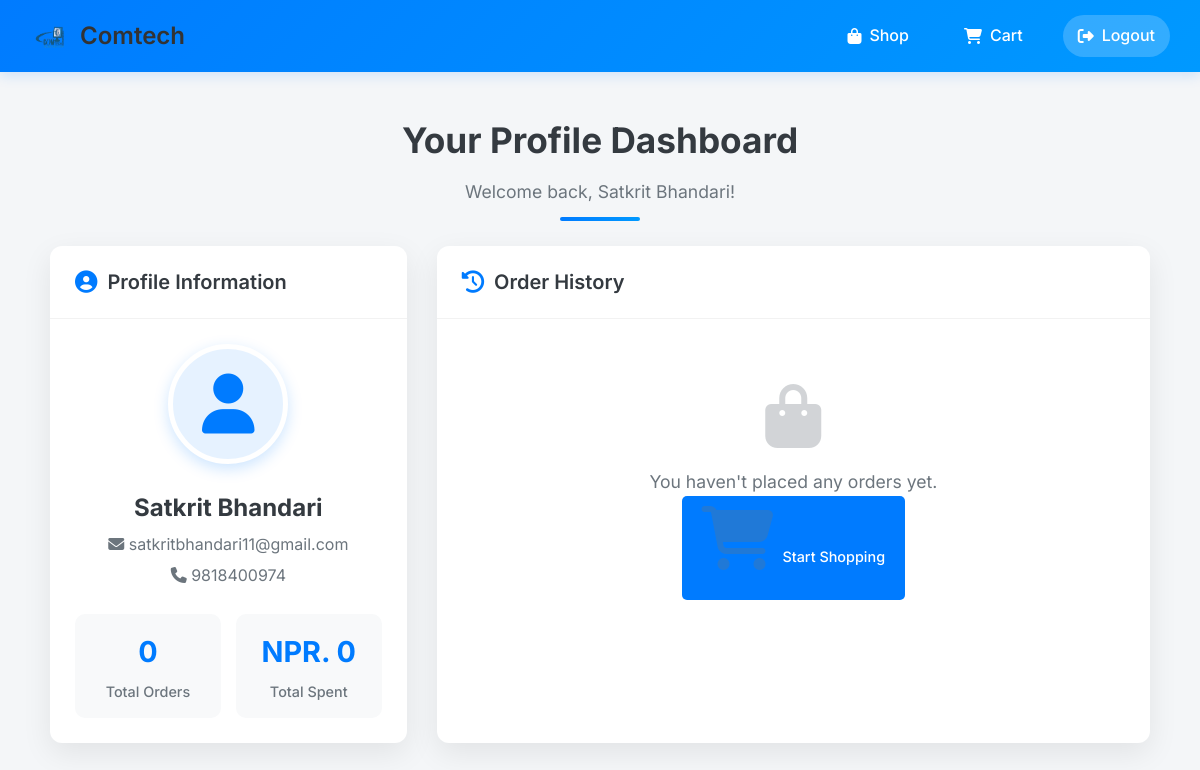
Page /database/profile.php (signed in) on the earlier database version.
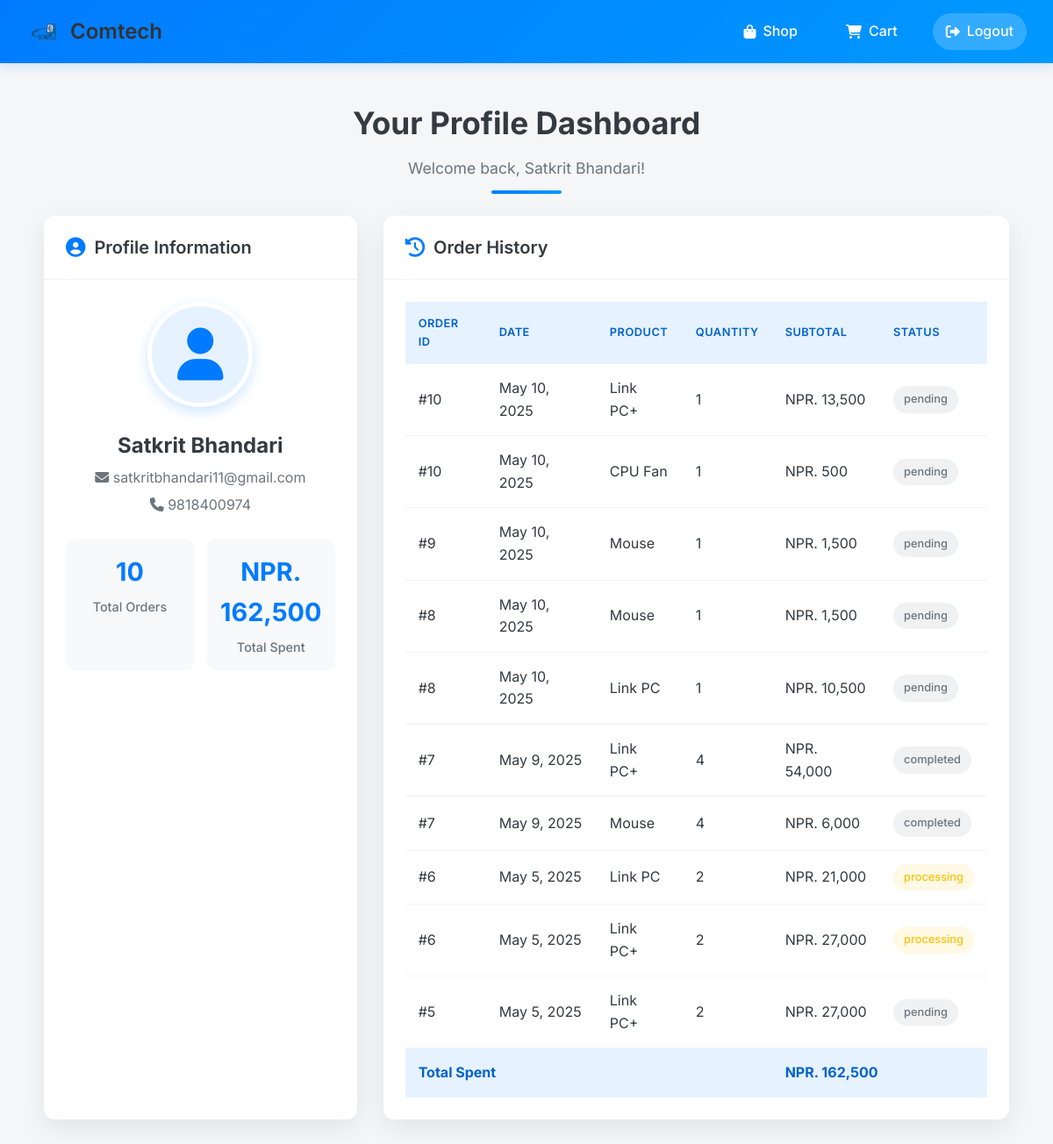
Same page on the later database version.
### tables this page shows
CREATE TABLE `users` (
  `id` int(11) NOT NULL,
  `role_id` int(11) DEFAULT 1,
  `Name` varchar(100) NOT NULL,
  `Email` varchar(100) NOT NULL,
  `Phone` varchar(200) NOT NULL,
  `address` text DEFAULT NULL,
  `bio` text DEFAULT NULL,
  `profile_image` varchar(255) DEFAULT NULL,
  `last_login` datetime DEFAULT NULL,
  `password` varchar(255) NOT NULL,
  `created_at` timestamp NOT NULL DEFAULT current_timestamp(),
  `updated_at` timestamp NOT NULL DEFAULT current_timestamp() ON UPDATE current_timestamp()
);

CREATE TABLE `order_items` (
  `id` int(11) NOT NULL,
  `order_id` int(11) NOT NULL,
  `product_id` int(11) NOT NULL,
  `quantity` int(11) NOT NULL,
  `price` decimal(10,2) NOT NULL,
  `subtotal` decimal(10,2) GENERATED ALWAYS AS (`quantity` * `price`) STORED
);

CREATE TABLE `orders` (
  `id` int(11) NOT NULL,
  `user_id` int(11) NOT NULL,
  `name` varchar(100) NOT NULL,
  `number` varchar(15) NOT NULL,
  `email` varchar(100) NOT NULL,
  `method` varchar(50) NOT NULL,
  `address` text NOT NULL,
  `total_products` text NOT NULL,
  `total_price` int(11) NOT NULL,
  `status` enum('pending','processing','completed','cancelled') DEFAULT 'pending',
  `created_at` timestamp NOT NULL DEFAULT current_timestamp()
);

CREATE TABLE `products` (
  `id` int(11) NOT NULL,
  `name` varchar(255) NOT NULL,
  `description` text DEFAULT NULL,
  `price` int(11) NOT NULL,
  `stock` int(11) NOT NULL,
  `image` varchar(255) NOT NULL,
  `category_id` int(11) NOT NULL,
  `created_at` timestamp NOT NULL DEFAULT current_timestamp()
);

### database/profile.php (the view, shortened to what this page needs)
<?php
$conn = new mysqli("localhost", "root", "", "comtech");
$user_id = $_SESSION['user_id'];
$stmt = $conn->prepare("SELECT name, email, phone FROM users WHERE id = ?");
$stmt->bind_param("i", $user_id);
$stmt->execute();
$stmt->bind_result($name, $email, $phone);
$stmt = $conn->prepare("
    SELECT orders.id AS order_id, orders.created_at AS order_date, orders.status,
           products.name AS product_name, order_items.quantity, order_items.subtotal
    FROM orders
    JOIN order_items ON orders.id = order_items.order_id
    JOIN products ON order_items.product_id = products.id
    WHERE orders.user_id = ?
    ORDER BY orders.created_at DESC");
$stmt->bind_param("i", $user_id);
$stmt->execute();
$order_result = $stmt->get_result();
$orders = [];
while ($row = $order_result->fetch_assoc()) {
    $orders[] = $row;
}
?>
<!DOCTYPE html>
<html lang="en">
<head>
    <link rel="stylesheet" href="https://cdnjs.cloudflare.com/ajax/libs/font-awesome/6.4.0/css/all.min.css">
    <link rel="stylesheet" href="profile.css">
</head>
<body>
<div class="navbar">
<a href="productdisplay.php" class="logo" style="display: flex; align-items: center; text-decoration: none; font-size: 24px; color: #333; font-weight: 600;">
    <img src="/comtech/assets/img/logo.png" alt="Company Logo" style="width: 40px; height: 40px; margin-right: 10px;">
    Comtech
</a>
    <div class="navbar-nav">
        <a href="productdisplay.php"><i class="fas fa-shopping-bag"></i> Shop</a>
        <a href="cart.php"><i class="fas fa-shopping-cart"></i> Cart</a>
        <a href="signout.php" class="logout"><i class="fas fa-sign-out-alt"></i> Logout</a>
    </div>
</div>
<div class="container">
    <div class="page-header">
        <h1>Your Profile Dashboard</h1>
        <p>Welcome back, <?= htmlspecialchars($name) ?>!</p>
    </div>
    <div class="dashboard">
        <div class="profile-info card">
            <div class="card-header">
                <h2><i class="fas fa-user-circle"></i> Profile Information</h2>
            </div>
            <div class="card-body">
                <div class="user-avatar">
                    <i class="fas fa-user"></i>
                </div>
                <div class="user-details">
                    <div class="user-name"><?= htmlspecialchars($name) ?></div>
                    <div class="user-email"><i class="fas fa-envelope"></i> <?= htmlspecialchars($email) ?></div>
                    <div class="user-phone"><i class="fas fa-phone"></i> <?= htmlspecialchars($phone) ?></div>
                </div>
                <div class="user-stats">
                    <div class="stat-card">
                        <div class="stat-value"><?= count($orders) ?></div>
                        <div class="stat-label">Total Orders</div>
                    </div>
                    <div class="stat-card">
                        <div class="stat-value">NPR. <?= number_format(array_sum(array_column($orders, 'subtotal')), 0) ?></div>
                        <div class="stat-label">Total Spent</div>
                    </div>
                </div>
            </div>
        </div>
        <div class="order-history card">
            <div class="card-header">
                <h2><i class="fas fa-history"></i> Order History</h2>
            </div>
            <div class="card-body">
                <?php if (count($orders) > 0): ?>
                    <div class="table-responsive">
                        <table>
                            <thead>
                                <tr>
                                    <th>Order ID</th>
                                    <th>Date</th>
                                    <th>Product</th>
                                    <th>Quantity</th>
                                    <th>Subtotal</th>
                                    <th>Status</th>
                                </tr>
                            </thead>
                            <tbody>
                                <?php
                                $total_spent = 0;
                                foreach ($orders as $order) {
                                    $total_spent += $order['subtotal'];
                                    $status_class = '';
                                    switch(strtolower($order['status'])) {
                                        case 'processing':
                                            $status_class = 'status-processing';
                                            break;
                                        default:
                                            $status_class = 'status-pending';
                                    }
                                    echo "<tr>";
                                    echo "<td>#{$order['order_id']}</td>";
                                    echo "<td>" . date("M j, Y", strtotime($order['order_date'])) . "</td>";
                                    echo "<td>" . htmlspecialchars($order['product_name']) . "</td>";
                                    echo "<td>{$order['quantity']}</td>";
                                    echo "<td>NPR. " . number_format($order['subtotal'], 0) . "</td>";
                                    echo "<td><span class='status {$status_class}'>" . htmlspecialchars($order['status']) . "</span></td>";
                                    echo "</tr>";
                                }
                                ?>
                                <tr class="total-row">
                                    <td colspan="4">Total Spent</td>
                                    <td colspan="2">NPR. <?= number_format($total_spent, 0) ?></td>
                                </tr>
                            </tbody>
                        </table>
                    </div>
                <?php else: ?>
                    <div class="empty-state">
                        <i class="fas fa-shopping-bag"></i>
                        <p>You haven't placed any orders yet.</p>
                        <a href="productdisplay.php" class="btn"><i class="fas fa-shopping-cart"></i> Start Shopping</a>
                    </div>
                <?php endif; ?>
            </div>
        </div>
    </div>
</div>
</body>
</html>

Differences in the rows shown:
added order_items: order "10", order.created_at "May 10, 2025", product.name "Link PC+", quantity "1", subtotal "13,500", order.status "pending"
added order_items: order "10", order.created_at "May 10, 2025", product.name "CPU Fan", quantity "1", subtotal "500", order.status "pending"
added order_items: order "9", order.created_at "May 10, 2025", product.name "Mouse", quantity "1", subtotal "1,500", order.status "pending"
added order_items: order "8", order.created_at "May 10, 2025", product.name "Mouse", quantity "1", subtotal "1,500", order.status "pending"
added order_items: order "8", order.created_at "May 10, 2025", product.name "Link PC", quantity "1", subtotal "10,500", order.status "pending"
added order_items: order "7", order.created_at "May 9, 2025", product.name "Link PC+", quantity "4", subtotal "54,000", order.status "completed"
added order_items: order "7", order.created_at "May 9, 2025", product.name "Mouse", quantity "4", subtotal "6,000", order.status "completed"
added order_items: order "6", order.created_at "May 5, 2025", product.name "Link PC", quantity "2", subtotal "21,000", order.status "processing"
added order_items: order "6", order.created_at "May 5, 2025", product.name "Link PC+", quantity "2", subtotal "27,000", order.status "processing"
added order_items: order "5", order.created_at "May 5, 2025", product.name "Link PC+", quantity "2", subtotal "27,000", order.status "pending"
Other differences:
count($orders): "0" → "10"
array_sum(array_column($orders, 'subtotal')): "0" → "162,500"
$total_spent: (not shown) → "162,500"
text no longer shown: "You haven't placed any orders yet. Start Shopping"
text now shown: "ORDER ID DATE PRODUCT QUANTITY SUBTOTAL STATUS Total Spent NPR."
